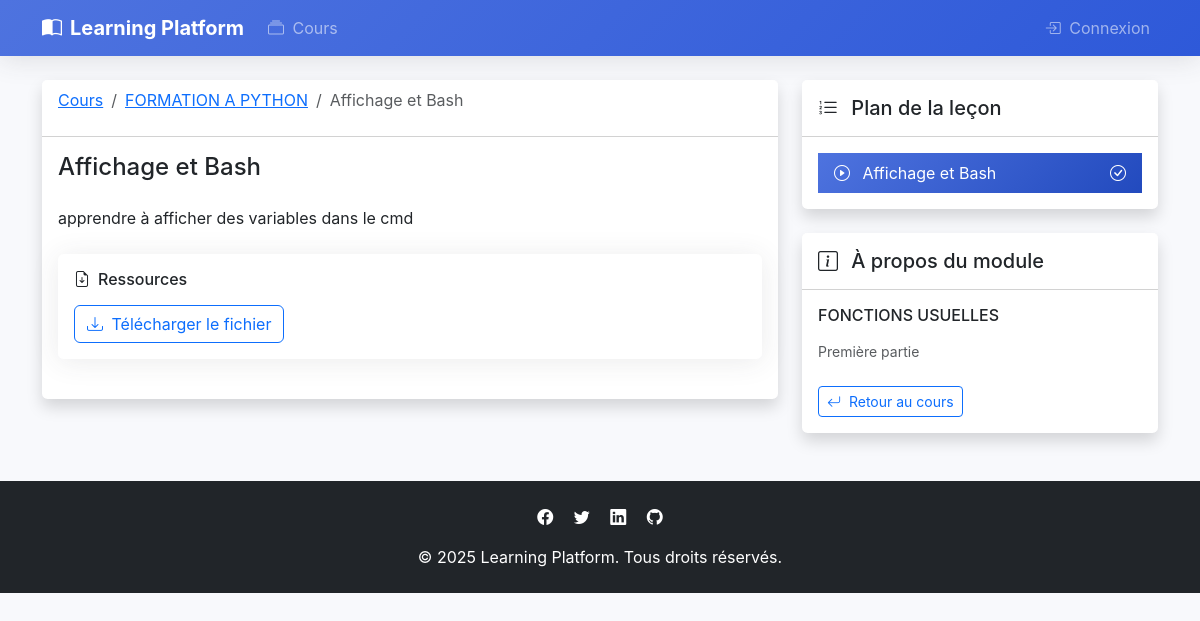
Page /lesson/3/ on the committed database.
### courses/models.py (models this page shows, shortened)
class Lesson(models.Model):
    module = models.ForeignKey(Module, related_name='lessons', on_delete=models.CASCADE)
    title = models.CharField(max_length=200)
    content = models.TextField()
    order = models.PositiveIntegerField(default=0)
    video_url = models.URLField(blank=True)
    file = models.FileField(upload_to='lessons/', blank=True)
    class Meta:
        ordering = ['order']
        permissions = []

class Module(models.Model):
    course = models.ForeignKey(Course, related_name='modules', on_delete=models.CASCADE)
    title = models.CharField(max_length=200)
    description = models.TextField(blank=True)
    order = models.PositiveIntegerField(default=0)
    class Meta:
        ordering = ['order']

class Course(models.Model):
    owner = models.ForeignKey(User, related_name='courses_created', on_delete=models.CASCADE)
    subject = models.ForeignKey(Subject, related_name='courses', on_delete=models.CASCADE)
    title = models.CharField(max_length=200)
    slug = models.SlugField(max_length=200, unique=True)
    overview = models.TextField()
    created = models.DateTimeField(auto_now_add=True)
    image = models.ImageField(upload_to='courses/', blank=True)
    class Meta:
        ordering = ['-created']

### courses/views.py (the view)
# urls.py: path('lesson/<int:pk>/', views.LessonDetailView.as_view(), name='lesson_detail'),
class LessonDetailView(DetailView):
    model = Lesson
    template_name = 'courses/lesson_detail.html'
    context_object_name = 'lesson'

### courses/templates/courses/lesson_detail.html (shortened to what this page needs)
{% extends "base.html" %}
{% block content %}
<div class="row">
    <div class="col-lg-8">
        <div class="card shadow mb-4">
            <div class="card-header bg-white">
                <nav aria-label="breadcrumb">
                    <ol class="breadcrumb">
                        <li class="breadcrumb-item">
                            <a href="{% url 'course_list' %}">Cours</a>
                        </li>
                        <li class="breadcrumb-item">
                            <a href="{% url 'course_detail' lesson.module.course.slug %}">
                                {{ lesson.module.course.title }}
                            </a>
                        </li>
                        <li class="breadcrumb-item active" aria-current="page">
                            {{ lesson.title }}
                        </li>
                    </ol>
                </nav>
            </div>
            <div class="card-body">
                <h2 class="h4 mb-4">{{ lesson.title }}</h2>
                <div class="lesson-content mb-4">
                    {{ lesson.content|linebreaks }}
                </div>
                {% if lesson.file %}
                <div class="card mb-4">
                    <div class="card-body">
                        <h5 class="h6 mb-3"><i class="bi bi-file-earmark-arrow-down me-2"></i>Ressources</h5>
                        <a href="{{ lesson.file.url }}" class="btn btn-outline-primary" download>
                            <i class="bi bi-download me-1"></i> Télécharger le fichier
                        </a>
                    </div>
                </div>
                {% endif %}
            </div>
        </div>
    </div>
    <div class="col-lg-4">
        <div class="card shadow mb-4">
            <div class="card-header bg-white py-3">
                <h5 class="mb-0"><i class="bi bi-list-ol me-2"></i> Plan de la leçon</h5>
            </div>
            <div class="card-body">
                <div class="list-group list-group-flush">
                    {% for l in lesson.module.lessons.all %}
                    <a href="{% url 'lesson_detail' l.id %}"
                       class="list-group-item list-group-item-action d-flex justify-content-between align-items-center {% if l.id == lesson.id %}active{% endif %}">
                        <span>
                            <i class="bi bi-play-circle me-2"></i>
                            {{ l.title }}
                        </span>
                        {% if l.id == lesson.id %}
                        <i class="bi bi-check-circle"></i>
                        {% endif %}
                    </a>
                    {% endfor %}
                </div>
            </div>
        </div>
        <div class="card shadow">
            <div class="card-header bg-white py-3">
                <h5 class="mb-0"><i class="bi bi-info-square me-2"></i> À propos du module</h5>
            </div>
            <div class="card-body">
                <h6 class="h6 mb-3">{{ lesson.module.title }}</h6>
                {% if lesson.module.description %}
                <p class="small text-muted">{{ lesson.module.description }}</p>
                {% endif %}
                <a href="{% url 'course_detail' lesson.module.course.slug %}" class="btn btn-sm btn-outline-primary mt-2">
                    <i class="bi bi-arrow-return-left me-1"></i> Retour au cours
                </a>
            </div>
        </div>
    </div>
</div>
{% endblock %}

### templates/base.html (style rules this page uses)
:root { --primary-color: #4e73df; --secondary-color: #f8f9fc; --accent-color: #2e59d9; }
body { background-color: #f8f9fc; font-family: 'Nunito', -apple-system, BlinkMacSystemFont, sans-serif; }
.card { border: none; border-radius: 0.35rem; box-shadow: 0 0.15rem 1.75rem 0 rgba(58, 59, 69, 0.1); transition: transform 0.3s ease, box-shadow 0.3s ease; }
.list-group-item.active { background-color: var(--primary-color); border-color: var(--primary-color); }
.list-group-item.active { background: linear-gradient(135deg, #4e73df 0%, #224abe 100%); border-color: #224abe; }

### rows in the picture
Lesson: module.course "FORMATION A PYTHON", title "Affichage et Bash", content "apprendre à afficher des variables dans le cmd", module "FONCTIONS USUELLES", module.description "Première partie"
